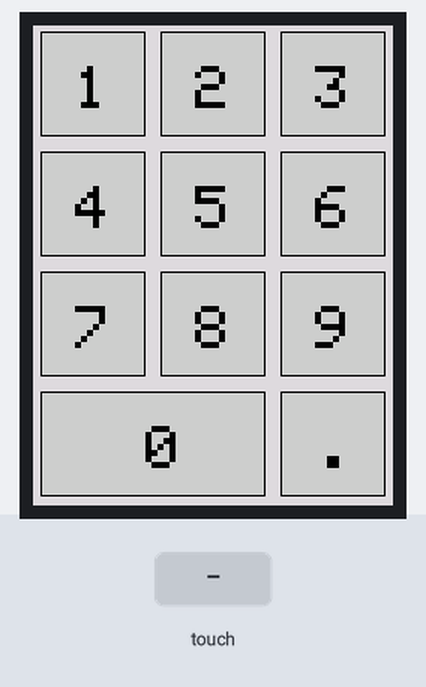
A sketch run on a simulated Arduino Uno, built with avr-gcc and run on an emulated ATmega328P. Shown: 240×320 colour display. The inputs (shaded band) are chosen by the test bench. What the sketch prints to the serial monitor is not drawn.

Above: at 1.4 s.
1.5 s: touch panel pressed at 38 % / 30 % of its raw x / y range
At 2.4 s:
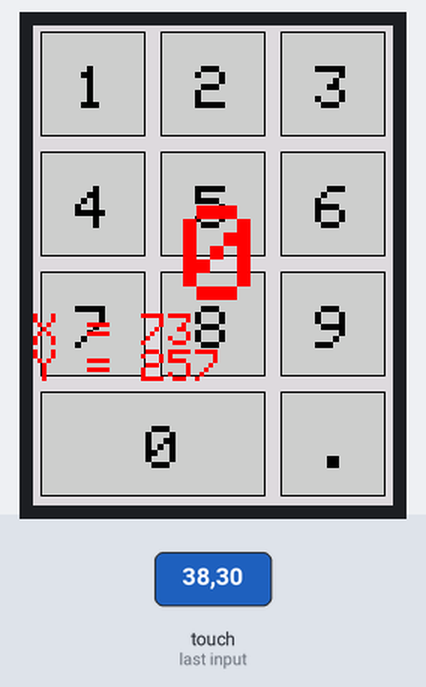
3.3 s: touch panel pressed at 87 % / 30 % of its raw x / y range
At 4.9 s:
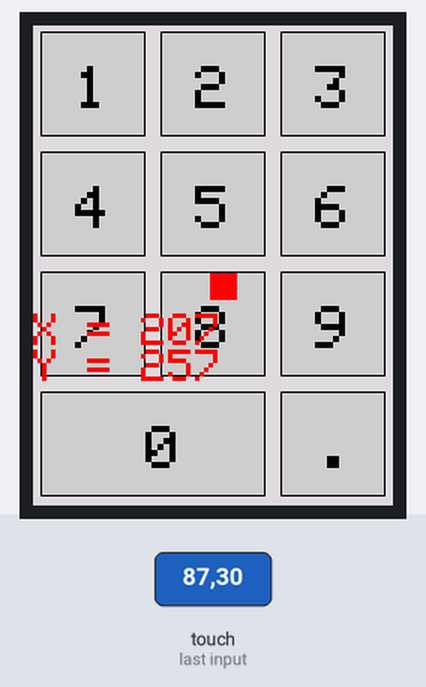
Timing chart, 0 to 6.4 s (numbered marks = the images above; inputs shaded):
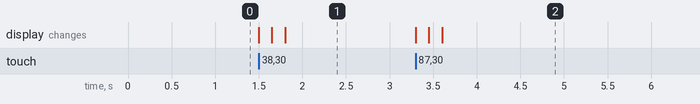

Measured:
- after the input at 1.5 s, the display: first changes at once (image 1 shows a later state)
- after the input at 3.3 s, the display: first changes at once (image 2 shows a later state)

The sketch:

myNumberPad.ino
```cpp
/*
   Small Program to Simulate a Numpad using a 2.4" TFT Touchscreen
   Program does not act as an USB HID Device, for reference purposes only
   Tested on Arduino UNO Only and 0x9341
   By William Tavares

   Note:
   This version is coplete with styling and numbers,
   if you want the smaller version get the "numpad-layout" program
   from my Github https://github.com/williamtavares/Arduino-Uno-NumPad

   Open the Serial Monitor to see the program running
   Enjoy!
*/

#include <Adafruit_GFX.h>
#include <TouchScreen.h>
#include <Adafruit_TFTLCD.h>

#define YP A3  // must be an analog pin, use "An" notation!
#define XM A2  // must be an analog pin, use "An" notation!
#define YM 9   // can be a digital pin
#define XP 8   // can be a digital pin

// calibration mins and max for raw data when touching edges of screen
// YOU CAN USE THIS SKETCH TO DETERMINE THE RAW X AND Y OF THE EDGES TO GET YOUR HIGHS AND LOWS FOR X AND Y
#define TS_MINX 210
#define TS_MINY 210
#define TS_MAXX 915
#define TS_MAXY 910

//SPI Communication
#define LCD_CS A3
#define LCD_CD A2
#define LCD_WR A1
#define LCD_RD A0
// optional
#define LCD_RESET A4

//Color Definitons
#define BLACK     0x0000
#define BLUE      0x001F
#define GREY      0xCE79
#define LIGHTGREY 0xDEDB
#define RED     0xF800
#define GREEN   0x07E0
#define CYAN    0x07FF
#define MAGENTA 0xF81F
#define YELLOW  0xFFE0
#define WHITE   0xFFFF

#define MINPRESSURE 1
#define MAXPRESSURE 1000


// For better pressure precision, we need to know the resistance
// between X+ and X- Use any multimeter to read it
// For the one we're using, its 300 ohms across the X plate
// Pins A2-A6
TouchScreen ts = TouchScreen(XP, YP, XM, YM, 364);

//Size of key containers 70px
#define BOXSIZE 70

//2.4 = 240 x 320
//Height 319 to fit on screen

Adafruit_TFTLCD tft(LCD_CS, LCD_CD, LCD_WR, LCD_RD, LCD_RESET);

//Container variables for touch coordinates
int X, Y, Z;

//Screen height without hidden pixel
double tHeight = tft.height() - 1;
//Centering the mid square
double center = (tft.width() / 2) - (BOXSIZE / 2);
//Space between squares
double padding = 10;
//Position of squares to the left and right of center
double fromCenter = BOXSIZE + padding;
//Second row Y-Axis position
double secondRow = BOXSIZE + padding;
//Third row Y-Axis position
double thirdRow = secondRow + BOXSIZE + padding;
//Fourth row Y-Axis position
double fourthRow = thirdRow + BOXSIZE + padding;
//Y-Axis align for all squares
double verticalAlign = (tHeight - ((BOXSIZE * 4) + (padding * 3))) / 2;
//Left column starting x posision
double leftColPositionX = center - fromCenter;
//Mid column starting x posision
double midColPositionX = center;
//Right column starting x posision
double rightColPositionX = center + fromCenter;

void setup() {
  Serial.begin(9600);

  tft.reset();
  //uint16_t identifier = tft.readID();
  //tft.begin(identifier);
  tft.begin(0x9325);

  //Background color
  tft.fillScreen(LIGHTGREY);

  // draw num pad
  createButtons();
  insertNumbers();
  Serial.println(F("Press any button on the TFT screen: "));


}

void loop() {


  retrieveTouch();
  int boxHeightRow1 = verticalAlign + BOXSIZE;
  int boxHeightRow2 = secondRow + BOXSIZE;
  int boxHeightRow3 = thirdRow + BOXSIZE;
  int boxHeightRow4 = fourthRow + BOXSIZE;

  if (Z > MINPRESSURE && Z < MAXPRESSURE) {

    //redraw numpad to clear old number
    tft.fillScreen(LIGHTGREY);
    createButtons();
    insertNumbers();
    //default text setup for number display on tft
    tft.setCursor(100, 120);
    tft.setTextColor(RED);
    tft.setTextSize(9);

    //Check if element clicked is in left column
    if (X > leftColPositionX && X < (leftColPositionX + BOXSIZE)) {
      //Check if element clicked is in row 1
      if (Y > verticalAlign) {
        if (Y < boxHeightRow1) {
          Serial.println("1");
          tft.println("1");
          delay(150);
        }
        //Check if element clicked is in row 2
        else if (Y < boxHeightRow2) {
          Serial.println("4");
          tft.println("4");
          delay(150);
        }
        //Check if element clicked is in row 3
        else if (Y < boxHeightRow3) {
          Serial.println("7");
          tft.println("7");
          delay(150);
        }
        //Check if element clicked is in row 4
        else if (Y < boxHeightRow4) {
          Serial.println("0");
          tft.println("0");
          delay(150);
        }
      }
      //Check if element clicked is in mid column
    } else if (X > midColPositionX && X < (midColPositionX + BOXSIZE)) {
      //Check if element clicked is in row 1
      if (Y > verticalAlign) {
        if (Y < boxHeightRow1) {
          Serial.println("2");
          tft.println("2");
          delay(150);
        }
        //Check if element clicked is in row 2
        else if (Y < boxHeightRow2) {
          Serial.println("5");
          tft.println("5");
          delay(150);
        }
        //Check if element clicked is in row 3
        else if (Y < boxHeightRow3) {
          Serial.println("8");
          tft.println("8");
          delay(150);
        }
        //Check if element clicked is in row 4
        else if (Y < boxHeightRow4) {
          Serial.println("0");
          tft.println("0");
          delay(150);
        }
      }
      //Check if element clicked is in third column
    } else if (X > rightColPositionX && X < (rightColPositionX + BOXSIZE)) {
      if (Y > verticalAlign) {
        //Check if element clicked is in row 1
        if (Y < boxHeightRow1) {
          Serial.println("3");
          tft.println("3");
          delay(150);
        }
        //Check if element clicked is in row 2
        else if (Y < boxHeightRow2) {
          Serial.println("6");
          tft.println("6");
          delay(150);
        }
        //Check if element clicked is in row 3
        else if (Y < boxHeightRow3) {
          Serial.println("9");
          tft.println("9");
          delay(150);
        }
        //Check if element clicked is in row 3
        else if (Y < boxHeightRow4) {
          Serial.println(".");
          tft.println(".");
          delay(150);
        }
      }
    }

    // good for debuggin, prints out the x,y cordinates of the press
    tft.setTextSize(3);
    tft.print("X = "); tft.println(X);
    tft.print("Y = "); tft.println(Y);

  }
}

void retrieveTouch()
{
  digitalWrite(13, HIGH);
  TSPoint p = ts.getPoint();
  digitalWrite(13, LOW);

  //If sharing pins, you'll need to fix the directions of the touchscreen pins
  pinMode(XM, OUTPUT);
  pinMode(YP, OUTPUT);


  //Scale from 0->1023 to tft.width
    //X = map(p.x, TS_MAXX, TS_MINX, 0, tft.width());
  //  Y = map(p.y, TS_MAXY, TS_MINY, 0, tft.height());

  // on my tft the numbers are reversed so this is used instead of the above
  X = tft.width() - map(p.x, TS_MAXX, TS_MINX, 0, tft.width());
  Y = map(p.y, TS_MAXY, TS_MINY, 0, tft.height());
  Z = p.z;


}

void createButtons() {
  //(initial x,initial y,width,height,color)
  double secondRowVertialAlign = secondRow + verticalAlign;
  double thirdRowVertialAlign = thirdRow + verticalAlign;
  double fourthRowVertialAlign = fourthRow + verticalAlign;

  /***Draw filled squares with specified dimensions and position***/
  //First Row
  tft.fillRect(leftColPositionX, verticalAlign, BOXSIZE, BOXSIZE, GREY);
  tft.fillRect(midColPositionX, verticalAlign, BOXSIZE, BOXSIZE, GREY);
  tft.fillRect(rightColPositionX, verticalAlign, BOXSIZE, BOXSIZE, GREY);

  //Second Row
  tft.fillRect(leftColPositionX, secondRowVertialAlign, BOXSIZE, BOXSIZE, GREY);
  tft.fillRect(midColPositionX, secondRowVertialAlign, BOXSIZE, BOXSIZE, GREY);
  tft.fillRect(rightColPositionX, secondRowVertialAlign, BOXSIZE, BOXSIZE, GREY);

  //Third Row
  tft.fillRect(leftColPositionX, thirdRowVertialAlign, BOXSIZE, BOXSIZE, GREY);
  tft.fillRect(midColPositionX, thirdRowVertialAlign, BOXSIZE, BOXSIZE, GREY);
  tft.fillRect(rightColPositionX, thirdRowVertialAlign, BOXSIZE, BOXSIZE, GREY);

  //Fourth Row
  tft.fillRect(leftColPositionX, fourthRowVertialAlign, (BOXSIZE * 2) + padding, BOXSIZE, GREY);
  tft.fillRect(rightColPositionX, fourthRowVertialAlign, BOXSIZE, BOXSIZE, GREY);

  /***Draw Borders around squares***/
  //First Row
  tft.drawRect(leftColPositionX, verticalAlign, BOXSIZE, BOXSIZE, BLACK);
  tft.drawRect(midColPositionX, verticalAlign, BOXSIZE, BOXSIZE, BLACK);
  tft.drawRect(rightColPositionX, verticalAlign, BOXSIZE, BOXSIZE, BLACK);

  //Second Row
  tft.drawRect(leftColPositionX, secondRowVertialAlign, BOXSIZE, BOXSIZE, BLACK);
  tft.drawRect(midColPositionX, secondRowVertialAlign, BOXSIZE, BOXSIZE, BLACK);
  tft.drawRect(rightColPositionX, secondRowVertialAlign, BOXSIZE, BOXSIZE, BLACK);

  //Third Row
  tft.drawRect(leftColPositionX, thirdRowVertialAlign, BOXSIZE, BOXSIZE, BLACK);
  tft.drawRect(midColPositionX, thirdRowVertialAlign, BOXSIZE, BOXSIZE, BLACK);
  tft.drawRect(rightColPositionX, thirdRowVertialAlign, BOXSIZE, BOXSIZE, BLACK);

  //Fourth Row
  tft.drawRect(leftColPositionX, fourthRowVertialAlign, (BOXSIZE * 2) + padding, BOXSIZE, BLACK);
  tft.drawRect(rightColPositionX, fourthRowVertialAlign, BOXSIZE, BOXSIZE, BLACK);
}

void insertNumbers() {
  //Centers text horizontally on all three columns
  double leftColCursorX   = leftColPositionX + (BOXSIZE / 3);
  double midColCursorX    = midColPositionX  + (BOXSIZE / 3);
  double rightColCursorX  = rightColPositionX + (BOXSIZE / 3);
  //Centers text horizontally on all four rows
  double firstRowCursorY  = verticalAlign + (BOXSIZE / 3);
  double secondRowCursorY = secondRow + firstRowCursorY;
  double thirdRowCursorY  = thirdRow  + firstRowCursorY;
  double fourthRowCursorY = fourthRow + firstRowCursorY;

  tft.setTextSize(4);
  tft.setTextColor(BLACK);

  //Insert Number 1
  tft.setCursor(leftColCursorX, firstRowCursorY);
  tft.println("1");

  tft.setCursor(midColCursorX, firstRowCursorY);
  tft.println("2");

  //Insert Number 3
  tft.setCursor(rightColCursorX, firstRowCursorY);
  tft.println("3");

  //Insert Number 4
  tft.setCursor(leftColCursorX, secondRowCursorY);
  tft.println("4");

  //Insert Number 5
  tft.setCursor(midColCursorX, secondRowCursorY);
  tft.println("5");

  //Insert Number 6
  tft.setCursor(rightColCursorX, secondRowCursorY);
  tft.println("6");

  //Insert Number 7
  tft.setCursor(leftColCursorX, thirdRowCursorY);
  tft.println("7");

  //Insert Number 8
  tft.setCursor(midColCursorX, thirdRowCursorY);
  tft.println("8");

  //Insert Number 9
  tft.setCursor(rightColCursorX, thirdRowCursorY);
  tft.println("9");

  //Insert Number 0
  tft.setCursor(leftColPositionX + BOXSIZE, fourthRowCursorY);
  tft.println("0");

  //Insert Period Character
  tft.setCursor(rightColCursorX, fourthRowCursorY);
  tft.println(".");
}
```
